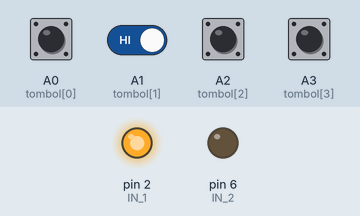
The sketch below on a simulated Arduino Uno, built with avr-gcc and run on an emulated ATmega328P. Shown: output pins drawn as LEDs (lit = HIGH). The inputs (shaded band) are chosen by the test bench; at power-on: A0 (tombol[0]), A1 (tombol[1]), A2 (tombol[2]), A3 (tombol[3]) HIGH.

Above: at 0.8 s.
0.9 s: A2 (tombol[2]) pulled LOW for 0.15 s
At 2.2 s:
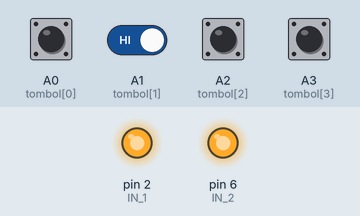
5.6 s: A2 (tombol[2]) pulled LOW for 3.2 s
10.3 s: A1 (tombol[1]) driven LOW and A2 (tombol[2]) driven LOW
At 11.7 s:
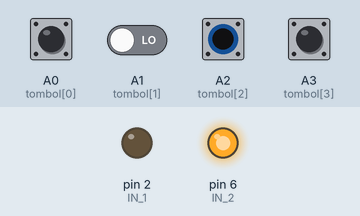
Timing chart, 0 to 12.8 s (numbered marks = the images above; inputs shaded):
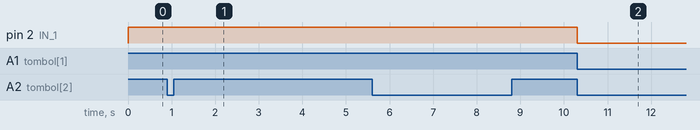

The sketch:

wahana.ino
```cpp
int IN_1 = 2;
int IN_2 = 6;
int kondisi[2]; //2 kondisi
int tombol[4]={A0,A1,A2,A3}; //4 tombol
int n;
void setup() {

 pinMode(IN_1, OUTPUT);
 pinMode(IN_2, OUTPUT);
 digitalWrite(IN_1,HIGH);
 digitalWrite(IN_2,HIGH);
 for (n=0; n<4; n++) {
    pinMode(tombol[n], INPUT_PULLUP);
 }
 if(digitalRead(tombol[2])==HIGH) {
   while(1) {
     naik();
     if(digitalRead(tombol[2])==LOW) {
       goto C;
     }
   }
 }
 C:
 diam();
}

void loop() {

  if(digitalRead(tombol[0])==LOW /*&&digitalRead(tombol[3])==LOW*/) {
    delay(5000);
    while(1) {
      naik();
      if(digitalRead(tombol[2])==LOW) {
        goto A;
      }
    }
    A:
    diam();
  }

  if(digitalRead(tombol[1])==LOW && digitalRead(tombol[2])==LOW) {
    while(1) {
      turun();
      if(digitalRead(tombol[3])==LOW) {
        goto B;
      }
    }
    B:
    diam();
  }

}

void naik() {
 digitalWrite(IN_1, HIGH);
 digitalWrite(IN_2, LOW);
}

void turun() {
 digitalWrite(IN_1, LOW);
 digitalWrite(IN_2, HIGH);
}

void diam() {
 digitalWrite(IN_1, HIGH);
 digitalWrite(IN_2, HIGH);
}
```

Measured:
- after the input at 0.9 s, pin 6 (IN_2): LOW → HIGH at once
- after the input at 5.6 s, every drawn part: stays the same
- after the input at 10.3 s, pin 2 (IN_1): HIGH → LOW at once
